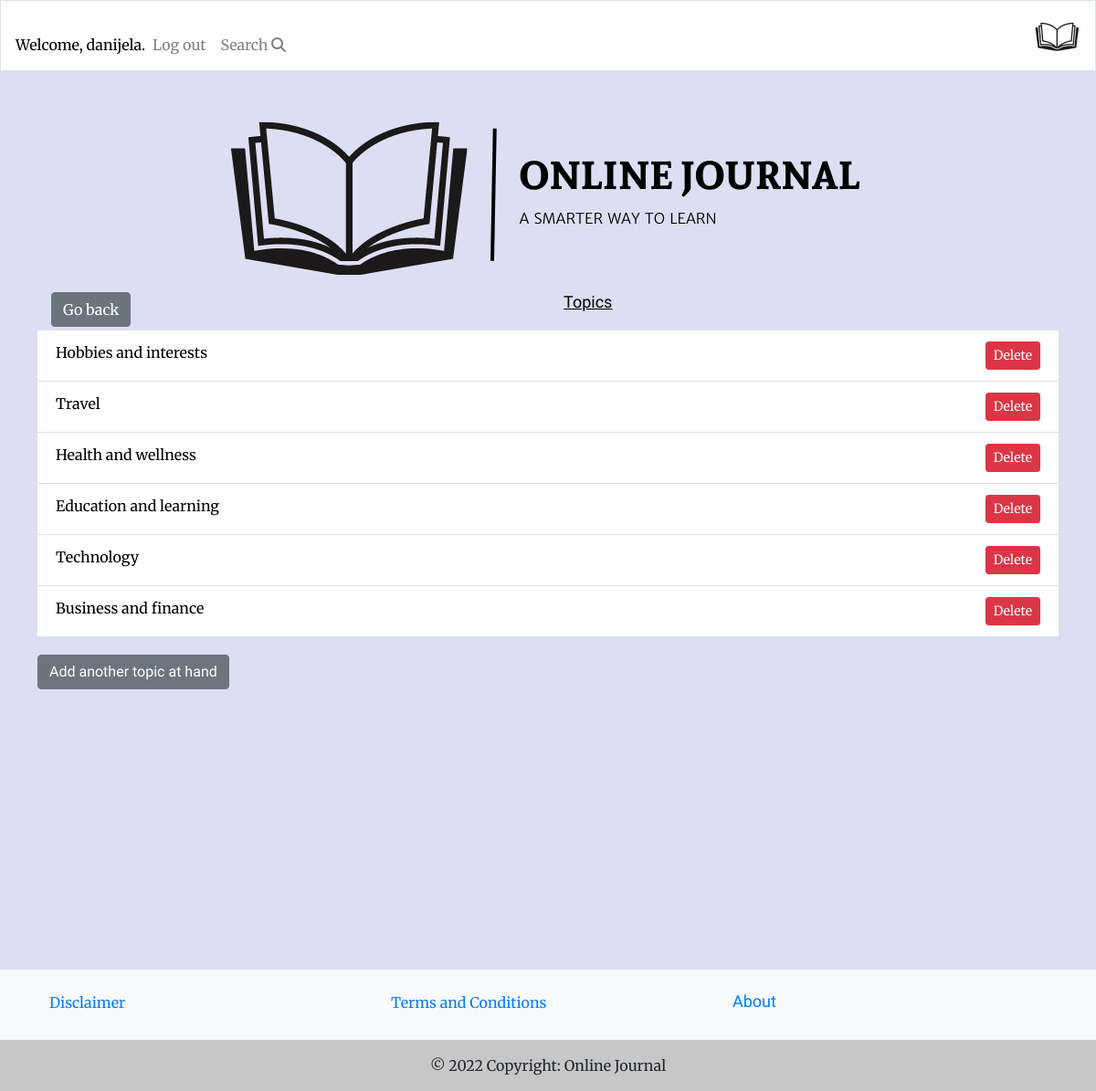
The app's page /topics/ (signed in) with its own data.
### learning_logs/models.py (models this page shows)
class Topic(models.Model):
    text = models.CharField(max_length=200)
    date_added = models.DateTimeField(auto_now_add=True)
    def __str__(self):
        return self.text

### learning_logs/views.py (the view)
# urls.py: path('topics/', views.topics, name='topics'),
@login_required
def topics(request):
    topics = Topic.objects.order_by('date_added')
    context = {'topics': topics}
    return render(request, 'learning_logs/topics.html', context)

### learning_logs/templates/learning_logs/topics.html
{% extends "learning_logs/base.html" %}
{% block page_header %}
<a class="btn btn-secondary go-back" href="javascript:history.back()">Go back</a>
<h3 class="topic-on-hand">Topics</h3>
{% endblock page_header %}
{% block content %}
<ul class="topics-list list-group list-group-flush">
    {% for topic in topics %}
    <li class="list-group-item d-flex justify-content-between">
        <a href="{% url 'learning_logs:topic' topic.id %}">{{ topic }}</a>
        {% if user.is_authenticated %}
        <a href="{% url 'learning_logs:delete_topic' topic.id %}" class="btn btn-danger btn-sm">Delete</a>
        {% endif %}
    </li>
    {% empty %}
    <li class="list-group-item">There are no entries yet.</li>
{% endfor %}
</ul>
<h2><button class="btn btn-secondary" type="button" onclick="window.location.href='{% url 'learning_logs:new_topic' %}'">Add another topic at hand</button>
</h2>
{% endblock content %}

### learning_logs/templates/learning_logs/base.html (shortened to what this page needs)
<!DOCTYPE html>
{% load bootstrap4 %}
{% load static %}
<html lang="en">
<head>
  {% block css %}
  <link rel="stylesheet" href="https://cdn.jsdelivr.net/npm/bootstrap@4.6.2/dist/css/bootstrap.min.css"
>
  {% endblock %}
  <link rel="stylesheet" href='{% static "css/styles.css" %}' type="text/css" />
</head>
<body>
  <nav class="navbar navbar-expand-md mb-4 border navbar-light">
    <div class="collapse navbar-collapse" id="navbarTogglerDemo01">
      <ul class="navbar-nav">
        {% if user.is_authenticated %}
        <li class="nav-item">
          <span class="navbar-text">Welcome, {{ user.username }}.</span>
        </li>
        <li class="nav-item">
          <a class="nav-link" href="{% url 'users:logout' %}">Log out</a>
        </li>
        {% else %}
        <li class="nav-item">
          <a class="nav-link" href="{% url 'users:login' %}">Log in</a></li>
        </li>
        <li class="nav-item">
          <a class="nav-link" href="{% url 'users:register' %}">Register</a>
        {% endif %}
      </ul>
      <ul class="navbar-nav">
        <li class="nav-item">
          <a class="nav-link" href="{% url 'learning_logs:topics'%}">
            Search <i class="fa-solid fa-magnifying-glass"></i></a></li>
      </ul>
    </div>
    <a class="navbar-brand mx-auto" href="{% url 'learning_logs:index'%}">
      <img src="{% static 'images/navbar-logo.png' %}" alt="Logo">
      </a>
  </nav>
  {% include 'learning_logs/includes/messages.html' %}
  <main role="main" class="container">
    <div class="container-md">
      <img class="logo-img" src="{% static 'images/logo.png' %}" alt="Logo">
      {% block page_header %} {% endblock page_header %}
    </div>
    <div>
      {% block content %}{% endblock content%}
    </div>
  </main>
  {% include 'learning_logs/footer.html' %}
</body>
</html>

### learning_logs/static/css/styles.css (style rules this page uses)
h1, h2, h3, h4, h5, h6 { font-family: 'Sura', sans-serif; font-size: large; }
body { background-color: #dedef3; font-family: 'Merriweather', sans-serif; }
.navbar { background: white; }
.navbar-brand { color: rgb(255 255 255); text-transform: uppercase; }
.nav-item, .nav-link { color: black; }
.list-group-item a { color: black; }
.navbar-light .navbar-text { color: black!important; }
.topic-on-hand { text-decoration: underline; color: black; text-align: center; }
.btn-secondary.go-back { float: left!important; }
main.container { padding: 11px; margin-bottom: 18rem; }
.list-group-flush { margin-bottom: 20px!important; }
ul { margin-top: 20px!important; }
.container-md { text-align: center; }
img { display: block !important; margin: auto !important; }
a.btn.btn-danger { color: white; }

### records on screen
Topic: text "Hobbies and interests"
Topic: text "Travel"
Topic: text "Health and wellness"
Topic: text "Education and learning"
Topic: text "Technology"
Topic: text "Business and finance"

### other values on screen
{{ user.username }} "danijela"
